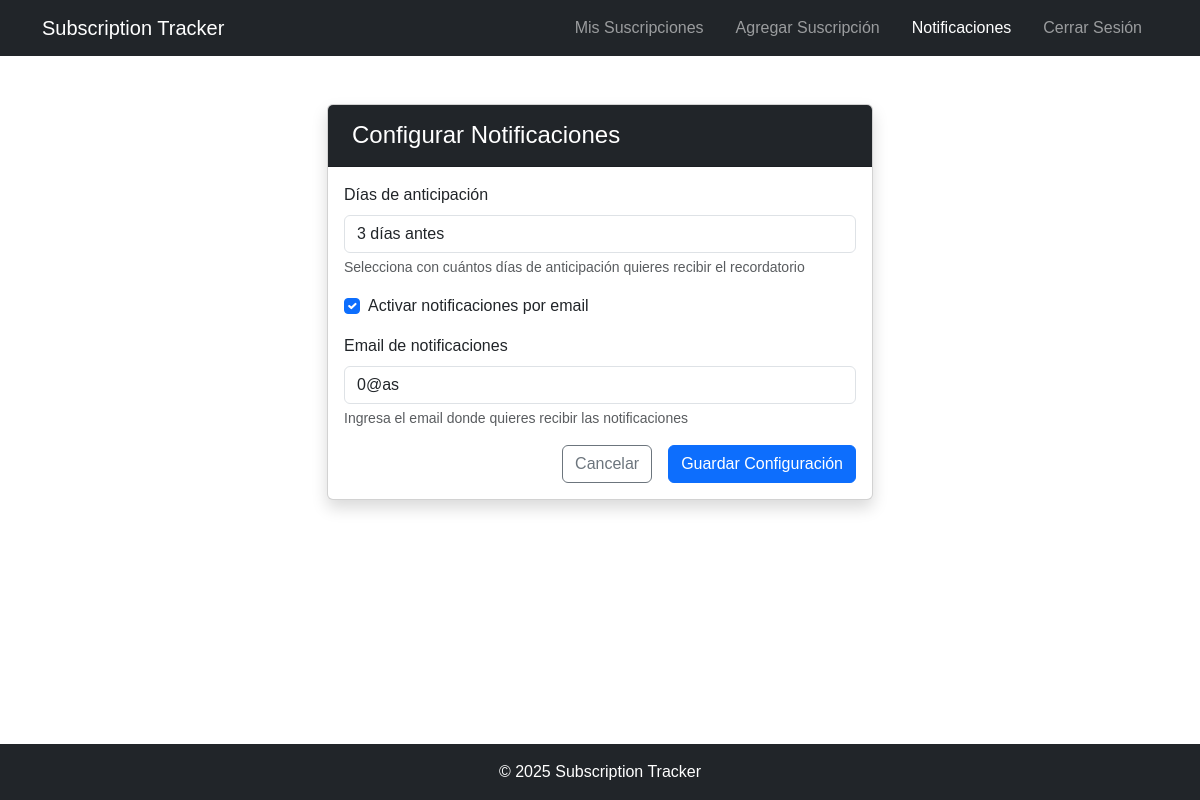
The page /notificaciones/ (signed in) on the database its author committed.
### crud_suscripciones/models.py (models this page shows)
class ConfiguracionNotificacion(models.Model):
    usuario = models.OneToOneField(User, on_delete=models.CASCADE)
    dias_aviso = models.IntegerField(default=3)
    email_notificaciones = models.EmailField(blank=True)
    activa = models.BooleanField(default=True)

### crud_suscripciones/views.py (the view, shortened to what this page needs)
# urls.py: path('notificaciones/', views.configurar_notificaciones, name='configurar_notificaciones'),
@login_required
def configurar_notificaciones(request):
    config, created = ConfiguracionNotificacion.objects.get_or_create(
        usuario=request.user,
        defaults={
            'dias_aviso': 3,
            'activa': True,
            'email_notificaciones': request.user.email  # Email por defecto
        }
    )
    if request.method == 'GET':
        return render(request, 'configurar_notificaciones.html', {
            'config': config
        })

### crud_suscripciones/templates/configurar_notificaciones.html (shortened to what this page needs)
{% extends 'base.html' %}
{% block content %}
<div class="container mt-5">
    <div class="row justify-content-center">
        <div class="col-md-6">
            <div class="card shadow">
                <div class="card-header bg-dark text-white">
                    <h4 class="m-2">Configurar Notificaciones</h4>
                </div>
                <div class="card-body">
                    <form method="POST">
                        <div class="mb-3">
                            <label for="dias_aviso" class="form-label">Días de anticipación</label>
                            <select class="form-control" id="dias_aviso" name="dias_aviso">
                                <option value="3" {% if config.dias_aviso == 3 %}selected{% endif %}>3 días antes</option>
                            </select>
                            <div class="form-text">Selecciona con cuántos días de anticipación quieres recibir el recordatorio</div>
                        </div>
                        <div class="mb-3 form-check">
                            <input type="checkbox" class="form-check-input" id="activa"
                                   name="activa" {% if config.activa %}checked{% endif %}>
                            <label class="form-check-label" for="activa">
                                Activar notificaciones por email
                            </label>
                        </div>
                        <div class="mb-3">
                             <label for="email_notificaciones" class="form-label">Email de notificaciones</label>
                             <input type="email" class="form-control" id="email_notificaciones"
                             name="email_notificaciones"
                             value="{{ config.email_notificaciones|default:user.email }}" required>
                             <div class="form-text">Ingresa el email donde quieres recibir las notificaciones</div>
                        </div>
                        <div class="d-grid gap-2 d-md-flex justify-content-md-end">
                            <a href="/" class="btn btn-outline-secondary me-md-2">Cancelar</a>
                            <button type="submit" class="btn btn-primary">Guardar Configuración</button>
                        </div>
                    </form>
                </div>
            </div>
        </div>
    </div>
</div>
{% endblock %}

### crud_suscripciones/static/crud_suscripciones/css/global.css (style rules this page uses)
* { font-family: Arial, Helvetica, sans-serif; margin: 0; padding: 0; box-sizing: border-box; }

### rows shown on the page
ConfiguracionNotificacion: dias_aviso "3 días antes", activa "☑", email_notificaciones "0@as"
